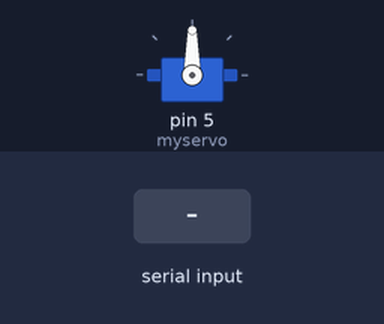
This sketch was run on a simulated Arduino Uno, built with avr-gcc and run on an emulated ATmega328P. Parts: servo. The inputs (shaded band) are chosen by the test bench.

Above: at 1.2 s.
1.3 s: "1" received over the second serial link
At 2.1 s:
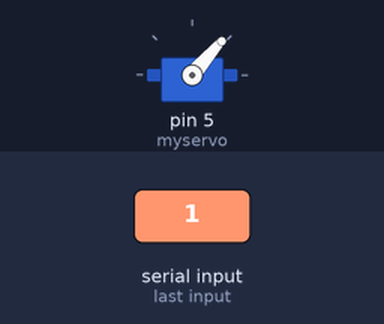
2.8 s: "0" received over the second serial link
At 3.3 s:
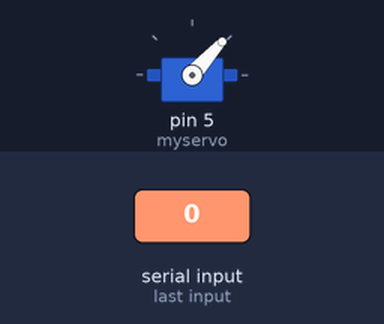
Timing chart, 0 to 5.8 s (numbered marks = the images above; inputs shaded):
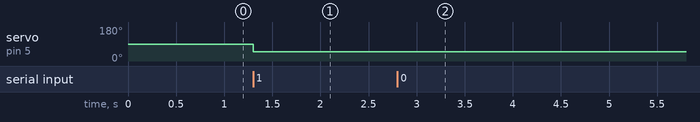

Measured:
- after the input at 1.3 s, servo on pin 5 (myservo): 90° → 49° at once
- after the input at 2.8 s, servo on pin 5 (myservo): 49° → 48° at once

The sketch:

sketch_dec08b.ino
```cpp
#include <SoftwareSerial.h>
#include <Servo.h>

Servo myservo;

int bluetoothTx = 2;

int bluetoothRx = 3;

SoftwareSerial bluetooth(bluetoothTx, bluetoothRx);

void setup()

{

myservo.attach(5);

bluetooth.begin(9600);

}

void loop()

{


if(bluetooth.available()> 0 )

{
int servopos = bluetooth.read();
myservo.write(servopos);
}

}
```
